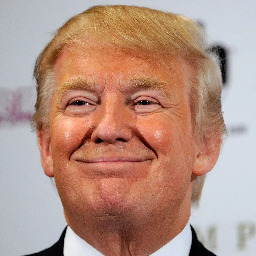
#> input picture Experement1/new.jpeg, 256 x 256 px
$ python getting_and_setting.py --image ../Experement1/new.jpeg
#> lines starting #> are read from the running program, lines starting #| are printed output that depends on the picture; after the words box and inside, x2 and y2 are one past the last pixel; in counts of white or black regions, pixels touching at a corner belong together
# import the necessary packages
import argparse
import cv2

# construct the argument parser and parse the arguments
ap = argparse.ArgumentParser()
ap.add_argument("-i", "--image", required=True, help="Path to the image")
args = vars(ap.parse_args())

# load the image, grab its dimensions, and show it
image = cv2.imread(args["image"])
#> image is the input picture: shape (256, 256, 3); mean B, G, R 131.8, 146.2, 181.4
(h, w) = image.shape[:2]
#> h = 256; w = 256
cv2.imshow("Original", image)

# images are just NumPy arrays. The top-left pixel can be found at (0, 0)
(b, g, r) = image[0, 0]
#> b = 182; g = 178; r = 173
print(f"Pixel at (0, 0) - Red: {r}, Green: {g}, Blue: {b}")
#| Pixel at (0, 0) - Red: 173, Green: 178, Blue: 182

# now, let's change the value of the pixel at (0, 0) and make it red
image[0, 0] = (0, 0, 255)
#> image: shape (256, 256, 3); under 0.01% of pixels changed, all inside (x1, y1, x2, y2) = (0, 0, 1, 1)
(b, g, r) = image[0, 0]
#> b = 0; g = 0; r = 255
print(f"Pixel at (0, 0) - Red: {r}, Green: {g}, Blue: {b}")
#| Pixel at (0, 0) - Red: 255, Green: 0, Blue: 0
cv2.imshow("Original-RedDot@0,0", image)

# compute the center of the image, which is simply the width and height divided by two
# Floor division is used because position must be in integers
(cX, cY) = (w // 2, h // 2)
#> cX = 128; cY = 128

# since we are using NumPy arrays, we can apply slicing and grab large chunks in image
# Top left corner
tl = image[0:cY, 0:cX]
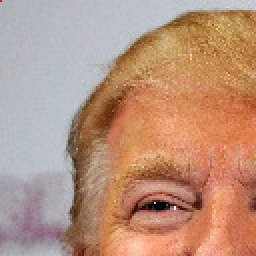
#> tl: shape (128, 128, 3) (shown 2 times larger); mean B, G, R 126.5, 147.6, 186
cv2.imshow("Top-Left Corner", tl)

# in a similar fashion, let's grab the top-right, bottom-right, and bottom-left corners and display
tr = image[0:cY, cX:w]
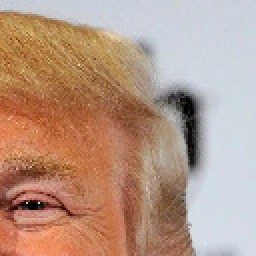
#> tr: shape (128, 128, 3) (shown 2 times larger); mean B, G, R 133.4, 151.8, 183.3
br = image[cY:h, cX:w]
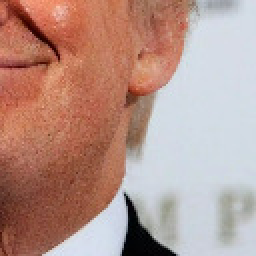
#> br: shape (128, 128, 3) (shown 2 times larger); mean B, G, R 138.5, 148.2, 182.6
bl = image[cY:h, 0:cX]
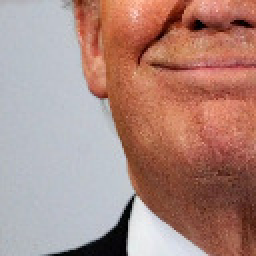
#> bl: shape (128, 128, 3) (shown 2 times larger); mean B, G, R 129, 137.5, 173.8
cv2.imshow("Top-Right Corner", tr)
cv2.imshow("Bottom-Right Corner", br)
cv2.imshow("Bottom-Left Corner", bl)

# now let's make the top-left corner of the original image green
image[0:cY, 0:cX] = (0, 255, 0)
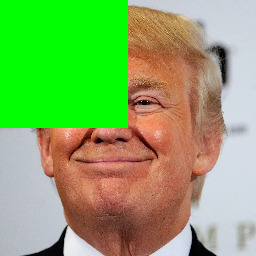
#> image: shape (256, 256, 3); mean B, G, R 100.2, 173.1, 134.9
# Show our updated image
cv2.imshow("Updated", image)
cv2.waitKey(0)
